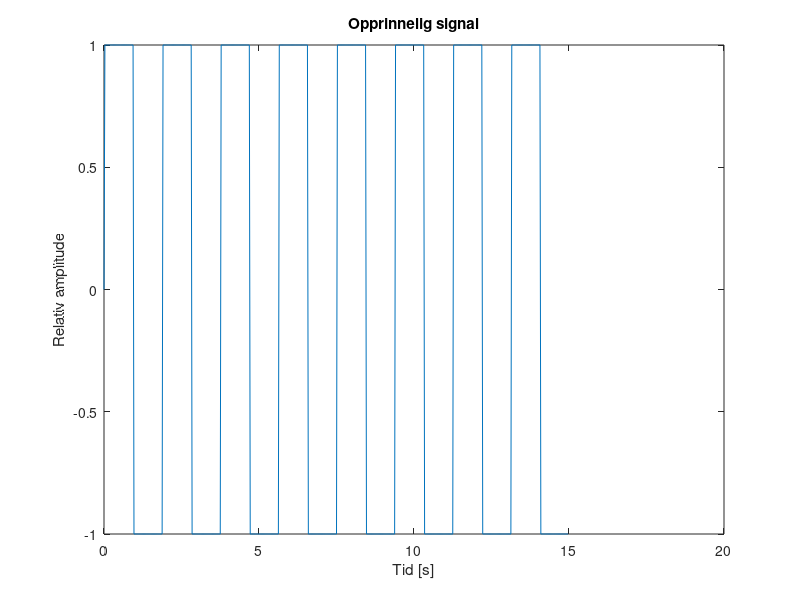
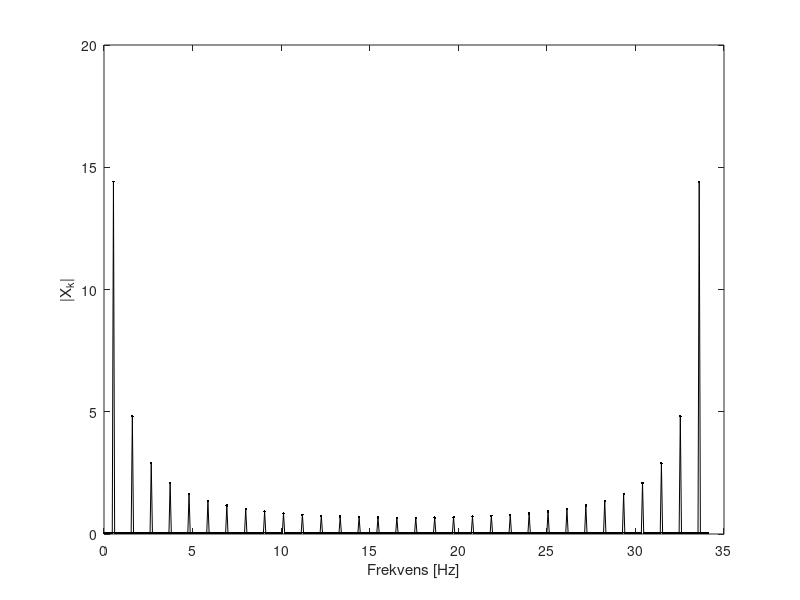

Write MATLAB code to recreate these figures, in order.
clear all;

tmin = 0.0;
tmax = 15.0;
N = 512;
t = linspace(tmin, tmax*(N-1)/N, N);

f = sign(sin(((2*pi*8.0)/tmax)*t));
%f = 0.7*sin(2*pi*50*t) + cos(2*pi*120*t);

plot(t, f)
title('Opprinnelig signal')
xlabel('Tid [s]')
ylabel('Relativ amplitude')

z = (1/sqrt(N))*fft(f);
deltaF = 1.0/(tmax-tmin);

for i = 1:N
    F(i) = deltaF*(i-1);
end

figure;
plot(F, abs(z), '.-k')
xlabel('Frekvens [Hz]')
ylabel('|X_k|')
